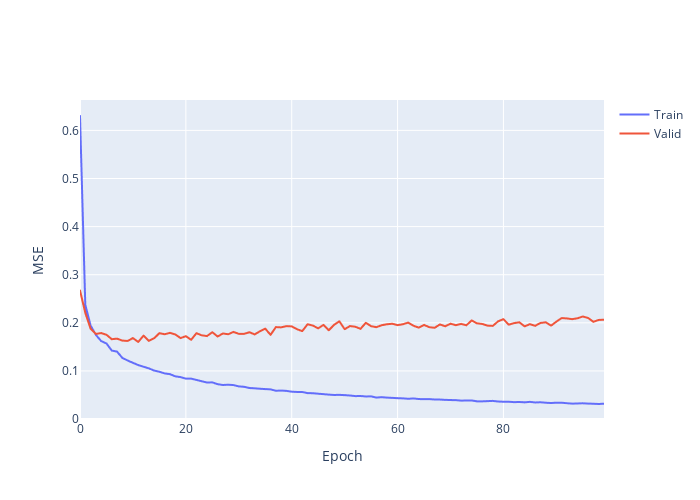

Notebook source saved alongside this figure:
### Code cell
import plotly.graph_objects as go

fig = go.Figure()
fig.add_trace(go.Scattergl(y=history_dp.history['loss'],
                    name='Train'))
fig.add_trace(go.Scattergl(y=history_dp.history['val_loss'],
                    name='Valid'))
fig.update_layout(height=500, width=700,
                  xaxis_title='Epoch',
                  yaxis_title='MSE')
fig.show()
